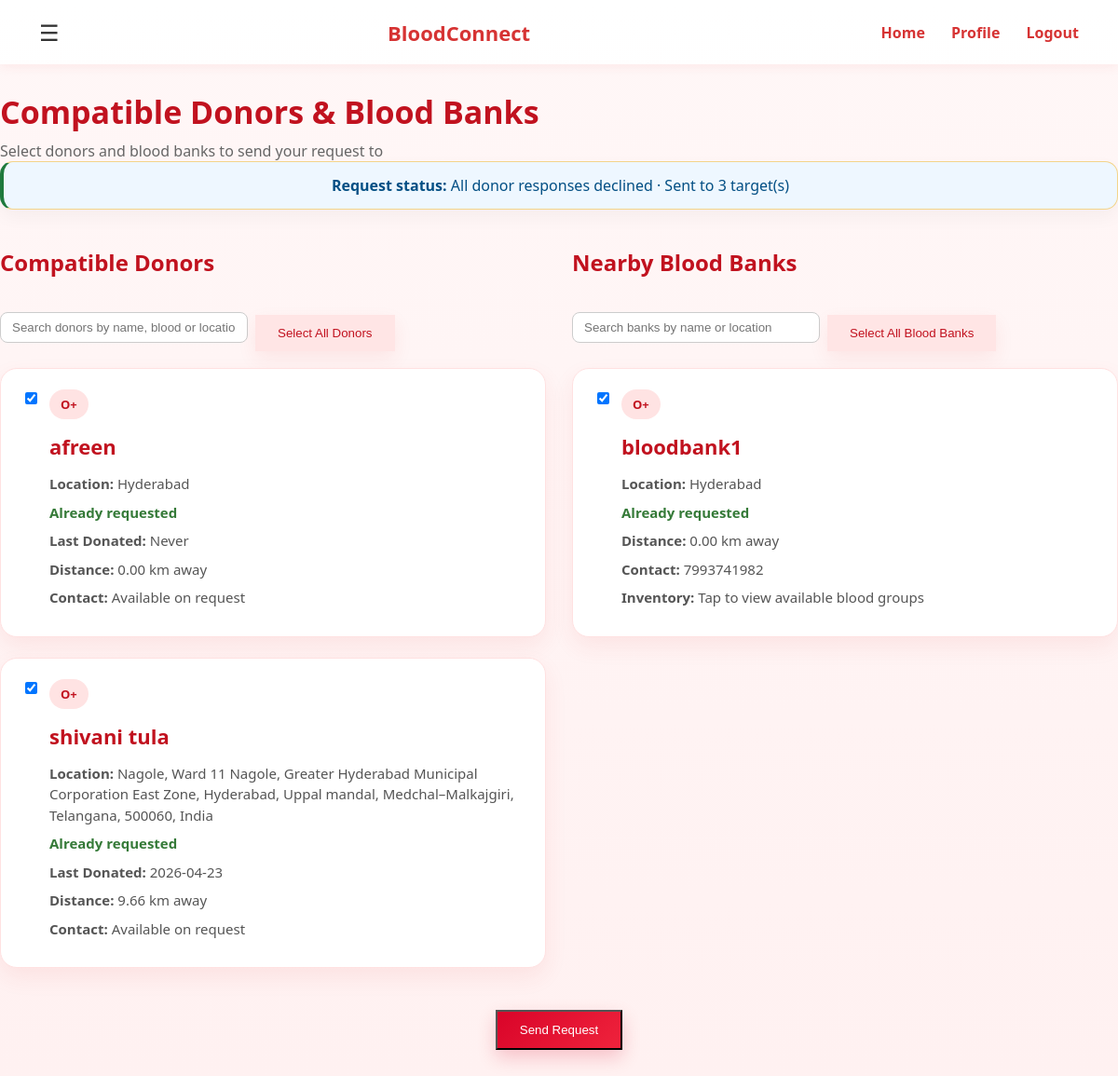
Page /results/20 (signed in) on the committed database.
### tables this page shows
CREATE TABLE users(
        id INTEGER PRIMARY KEY AUTOINCREMENT,
        name TEXT NOT NULL,
        email TEXT UNIQUE NOT NULL,
        password TEXT NOT NULL,
        phone TEXT,
        age INTEGER,
        weight REAL,
        blood TEXT,
        location TEXT,
        latitude REAL,
        longitude REAL,
        last_donated TEXT,
        is_donor INTEGER DEFAULT 0,
        is_available INTEGER DEFAULT 1
    , referral_code TEXT, role TEXT DEFAULT 'donor', is_admin INTEGER DEFAULT 0);

CREATE TABLE blood_banks(
        id INTEGER PRIMARY KEY AUTOINCREMENT,
        name TEXT,
        blood_groups_available TEXT,
        phone TEXT,
        location TEXT,
        latitude REAL,
        longitude REAL
    , email TEXT, password TEXT);

CREATE TABLE requests(
        id INTEGER PRIMARY KEY AUTOINCREMENT,
        patient_name TEXT,
        gender TEXT,
        age INTEGER,
        blood TEXT,
        units_required INTEGER,
        hospital TEXT,
        contact_number TEXT,
        location TEXT,
        latitude REAL,
        longitude REAL,
        requester_id INTEGER,
        is_emergency INTEGER DEFAULT 0
    , status TEXT DEFAULT 'open');

### app.py (the view)
@app.route('/results/<int:request_id>')
@login_required
def show_results(request_id):
    req = get_request_by_id(request_id)
    if not req or req[11] != session['user']['id']:
        return "Request not found", 404
    compatible_blood_groups = compat.get(req[4], [req[4]])
    donors = get_compatible_donors()
    request_notifications = get_notifications_by_request(request_id)
    requested_donor_ids = {note[1] for note in request_notifications}
    donor_list = []
    for donor in donors:
        if donor[0] == session['user']['id']:
            continue
        donor_blood = donor[7]
        if req[12] or donor_blood in compatible_blood_groups:  # For emergency, show all donors
            distance = None
            if req[9] and req[10] and donor[9] and donor[10]:
                distance = haversine(req[9], req[10], donor[9], donor[10])
            donor_list.append({
                'id': donor[0],
                'name': donor[1],
                'blood': donor[7],
                'phone': donor[4],
                'location': donor[8],
                'last_donated': donor[11] or 'Never',
                'latitude': donor[9],
                'longitude': donor[10],
                'distance': distance,
                'already_requested': donor[0] in requested_donor_ids
            })
    donor_list.sort(key=lambda x: x['distance'] if x['distance'] is not None else float('inf'))
    request_banks = get_blood_banks_for_request(request_id)
    requested_bank_ids = {bank[0] for bank in request_banks}
    blood_banks = get_all_blood_banks()
    bank_list = []
    for bank in blood_banks:
        if req[12] or req[4] in bank[2]:  # For emergency, show all banks
            distance = None
            if req[9] and req[10] and bank[5] is not None and bank[6] is not None:
                distance = haversine(req[9], req[10], bank[5], bank[6])
            bank_list.append({
                'id': bank[0],
                'name': bank[1],
                'blood_groups_available': bank[2],
                'phone': bank[3],
                'location': bank[4],
                'latitude': bank[5],
                'longitude': bank[6],
                'distance': distance,
                'already_requested': bank[0] in requested_bank_ids
            })
    bank_list.sort(key=lambda x: x['distance'] if x['distance'] is not None else float('inf'))
    request_notes = get_notifications_by_request(request_id)
    accepted_count = sum(1 for note in request_notes if note[3] == 'accepted')
    pending_count = sum(1 for note in request_notes if note[3] == 'pending')
    declined_count = sum(1 for note in request_notes if note[3] == 'declined')
    completed_count = sum(1 for note in request_notes if note[3] == 'completed')
    sent_to_count = len({note[1] for note in request_notes}) + len(get_blood_banks_for_request(request_id))
    if accepted_count:
        request_status = f"{accepted_count} accepted, {pending_count} pending"
    elif pending_count:
        request_status = "Waiting for donor responses"
    elif declined_count:
        request_status = "All donor responses declined"
    else:
        request_status = "No requests sent yet"
    return render_template('results.html',
        request_id=request_id,
        request_status=request_status,
        sent_to_count=sent_to_count,
        patient_name=req[1],
        patient_gender=req[2],
        patient_age=req[3],
        requested_blood=req[4],
        units_required=req[5],
        hospital=req[6],
        contact_number=req[7],
        request_location=req[8],
        donors=donor_list,
        blood_banks=bank_list,
        show_blood_banks="yes" if bank_list else "no",
        is_emergency=req[12]
    )

### templates/results.html (shortened to what this page needs)
<!DOCTYPE html>
<html>
<head>
    <link rel="stylesheet" href="{{ url_for('static', filename='style.css') }}">
</head>
<body>
<div class="navbar">
    <div class="menu">☰</div>
    <div class="logo">BloodConnect</div>
    <div class="nav-links">
        {% if user %}
            <a href="/">Home</a>
            <a href="/profile">Profile</a>
            <a href="/logout">Logout</a>
        {% else %}
            <a href="/">Home</a>
            <a href="/login">Sign In</a>
            <a href="/signup">Sign Up</a>
        {% endif %}
    </div>
</div>
<div class="results-wrapper">
    <div class="results-header">
        <h2>Compatible Donors & Blood Banks</h2>
        <p>Select donors and blood banks to send your request to</p>
    </div>
    {% if request_status %}
    <div class="alert-message" style="background: #eef7ff; color: #034f84; border-left: 4px solid #1f7a3d; margin-bottom: 16px;">
        <strong>Request status:</strong> {{ request_status }}{% if sent_to_count is not none %} · Sent to {{ sent_to_count }} target(s){% endif %}
    </div>
    {% endif %}
    <form id="requestForm" method="POST" action="/send-request">
        <div class="split-results">
            <div class="results-column">
                <div class="section-header" style="display: flex; justify-content: space-between; align-items: center; flex-wrap: wrap; gap: 10px;">
                    <div>
                        <h3 class="section-title">Compatible Donors</h3>
                    </div>
                    <div style="display:flex; align-items:center; gap:8px;">
                        <input id="donorSearch" type="text" placeholder="Search donors by name, blood or location" oninput="filterDonors()" style="padding: 8px 12px; border: 1px solid #ccc; border-radius: 8px; min-width:240px;">
                        <button type="button" class="secondary-btn" onclick="selectAllDonors()">Select All Donors</button>
                    </div>
                </div>
                {% if donors %}
                <div class="donor-grid two-col-grid">
                    {% for donor in donors %}
                    <div class="donor-card" data-name="{{ donor.name|lower }}" data-blood="{{ donor.blood|lower }}" data-location="{{ donor.location|lower }}" data-requested="{{ 'true' if donor.already_requested else 'false' }}">
                        <div style="display: flex; align-items: flex-start; gap: 10px;">
                            <input type="checkbox" name="selected_donors" value="{{ donor.id }}" onchange="checkSelections()" {% if donor.already_requested %}checked{% endif %}>
                            <div style="flex: 1;" onclick="openDonorModal('{{ donor.name }}','{{ donor.blood }}','{{ donor.phone }}','{{ donor.location }}','{{ donor.last_donated }}')">
                                <span class="tag">{{ donor.blood }}</span>
                                <h3>{{ donor.name }}</h3>
                                <p><b>Location:</b> {{ donor.location }}</p>
                                {% if donor.already_requested %}
                                    <p style="margin: 3px 0; color: #357a38; font-weight: 600;">Already requested</p>
                                {% endif %}
                                <p><b>Last Donated:</b> {{ donor.last_donated }}</p>
                                {% if donor.distance is not none %}
                                    <p><b>Distance:</b> {{ "%.2f"|format(donor.distance) }} km away</p>
                                {% else %}
                                    <p><b>Distance:</b> Not available</p>
                                {% endif %}
                                <p><b>Contact:</b> Available on request</p>
                            </div>
                        </div>
                    </div>
                    {% endfor %}
                </div>
                {% else %}
                <div class="empty-state">
                    <h3>No matching donors found.</h3>
                    <p>Try checking nearby blood banks.</p>
                </div>
                {% endif %}
            </div>
            <div class="results-column">
                <div class="section-header" style="display: flex; justify-content: space-between; align-items: center; flex-wrap: wrap; gap: 10px;">
                    <div>
                        <h3 class="section-title">Nearby Blood Banks</h3>
                    </div>
                    <div style="display:flex; align-items:center; gap:8px;">
                        <input id="bankSearch" type="text" placeholder="Search banks by name or location" oninput="filterBanks()" style="padding: 8px 12px; border: 1px solid #ccc; border-radius: 8px; min-width:240px;">
                        <button type="button" class="secondary-btn" onclick="selectAllBanks()">Select All Blood Banks</button>
                    </div>
                </div>
                {% if blood_banks %}
                <div class="donor-grid two-col-grid">
                    {% for bank in blood_banks %}
                    <div class="donor-card" data-name="{{ bank.name|lower }}" data-location="{{ bank.location|lower }}" data-requested="{{ 'true' if bank.already_requested else 'false' }}">
                        <div style="display: flex; align-items: flex-start; gap: 10px;">
                            <input type="checkbox" name="selected_banks" value="{{ bank.id }}" onchange="checkSelections()" {% if bank.already_requested %}checked{% endif %}>
                            <div style="flex: 1;" data-name="{{ bank.name|e }}"
                                 data-phone="{{ bank.phone|e }}"
                                 data-location="{{ bank.location|e }}"
                                 data-distance="{{ bank.distance if bank.distance is not none else '' }}"
                                 data-inventory="{{ bank.blood_groups_available|e }}"
                                 onclick="openBloodBankModalFromCard(this)">
                                <span class="tag">{{ requested_blood }}</span>
                                <h3>{{ bank.name }}</h3>
                                <p><b>Location:</b> {{ bank.location }}</p>
                                {% if bank.already_requested %}
                                    <p style="margin: 3px 0; color: #357a38; font-weight: 600;">Already requested</p>
                                {% endif %}
                                {% if bank.distance is not none %}
                                    <p><b>Distance:</b> {{ "%.2f"|format(bank.distance) }} km away</p>
                                {% else %}
                                    <p><b>Distance:</b> Not available</p>
                                {% endif %}
                                <p><b>Contact:</b> {{ bank.phone }}</p>
                                <p><b>Inventory:</b> Tap to view available blood groups</p>
                            </div>
                        </div>
                    </div>
                    {% endfor %}
                </div>
                {% else %}
                <div class="empty-state">
                    <h3>No matching blood banks found.</h3>
                    <p>No blood banks with {{ requested_blood }} were found.</p>
                </div>
                {% endif %}
            </div>
        </div>
        <div style="text-align: center; margin: 30px 0;">
            <button type="submit" id="sendRequestBtn" class="primary-btn">Send Request</button>
        </div>
    </form>
</div>
</body>
</html>

### rows in the picture
users: blood "O+", name "afreen", location "Hyderabad", last_donated "Never", distance "0.00"
users: blood "O+", name "shivani tula", location "Nagole, Ward 11 Nagole, Greater Hyderabad Municipal Corporation East Zone, Hyderabad, Uppal mandal, Medchal–Malkajgiri, Telangana, 500060, India", last_donated "2026-04-23", distance "9.66"
blood_banks: name "bloodbank1", location "Hyderabad", distance "0.00", phone "7993741982"
requests: blood "O+"

### other values in the picture
{{ request_status }} "All donor responses declined"
{{ sent_to_count }} "3"
